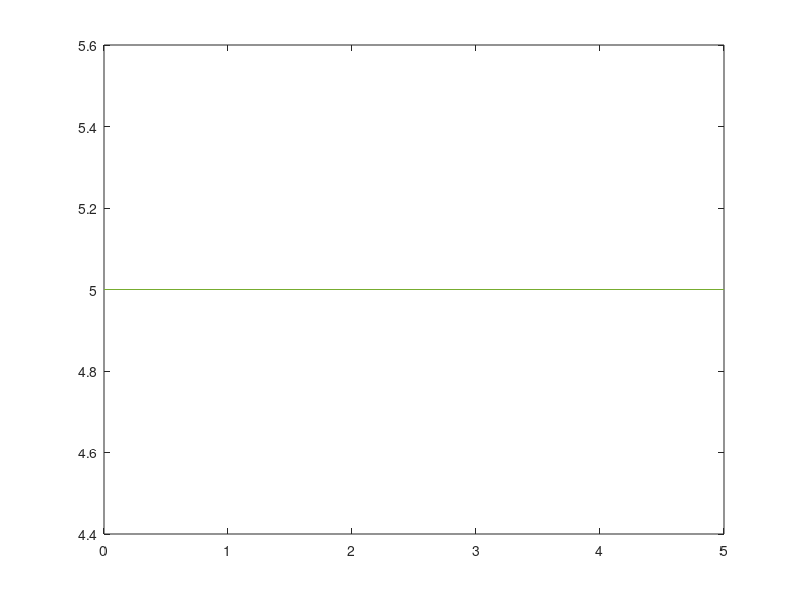

This chart was generated by the following MATLAB code:
clear; clc;

%%This code is to solve 1D Unsteady Heat Conduction Problem by Finite
%%Difference Method, Implicit Scheme:

prompt='Enter the length of the bar: ';
L = input(prompt);
prompt='Enter the value of thermal diffusivity: ';
Alpha = input(prompt);
prompt='Enter the value of temperature at the first boundary: ';
T0 = input(prompt);
prompt='Enter the value of temperature at the second boundary: ';
T_end = input(prompt);
prompt='Enter the value of the initial temperature of the bar: ';
T_i = input(prompt);
prompt='Enter the number of divisions: ';
n = input(prompt);
prompt='Enter the final time: ';
t_f = input(prompt);
prompt='Enter the number of time steps: ';
n_t = input(prompt);

%%Calculating dx and dt
dx=L/n;
dt=t_f/n_t;

%%Calculating the coefficients
q=1+(2*Alpha*dt)/(dx)^2;
p=Alpha*dt/(dx)^2;

%%Filling the coeff. matrix
for i=1:n-1
    for j=1:n-1
        A(i,j)=0;
        if i==j
            A(i,j)=q;
        end
        if abs(j-i)==1
            A(i,j)=-p;
        end
    end
end

%%Giving the initial Temperature of each interior point
for k=1:n-1
    T(k,1)=T_i;
end

%%Filling the constant vector for the first iteration
b(1)=p*T0+T(1,1);
b(n-1,1)=p*T_end+T(end,1);
for u=2:n-2
    b(u)=T(u);
end

x_axis=linspace(0,L,n+1);

%%Solving Ax=b and updating the constant vector for each time step
for t=1:n_t
     x=A\b;
     T(1:n-1,t)=x;

     TT(1,t)=T0;
     TT(n+1,t)=T_end;
     TT(2:n,t)=T(1:n-1,t);

     b(1,1)=p*T0+x(1,1);
     b(n-1,1)=p*T_end+x(n-1,1);
     b(2:n-2,1)=x(2:n-2,1);

     plot (x_axis,TT(:,t)); hold on;
end